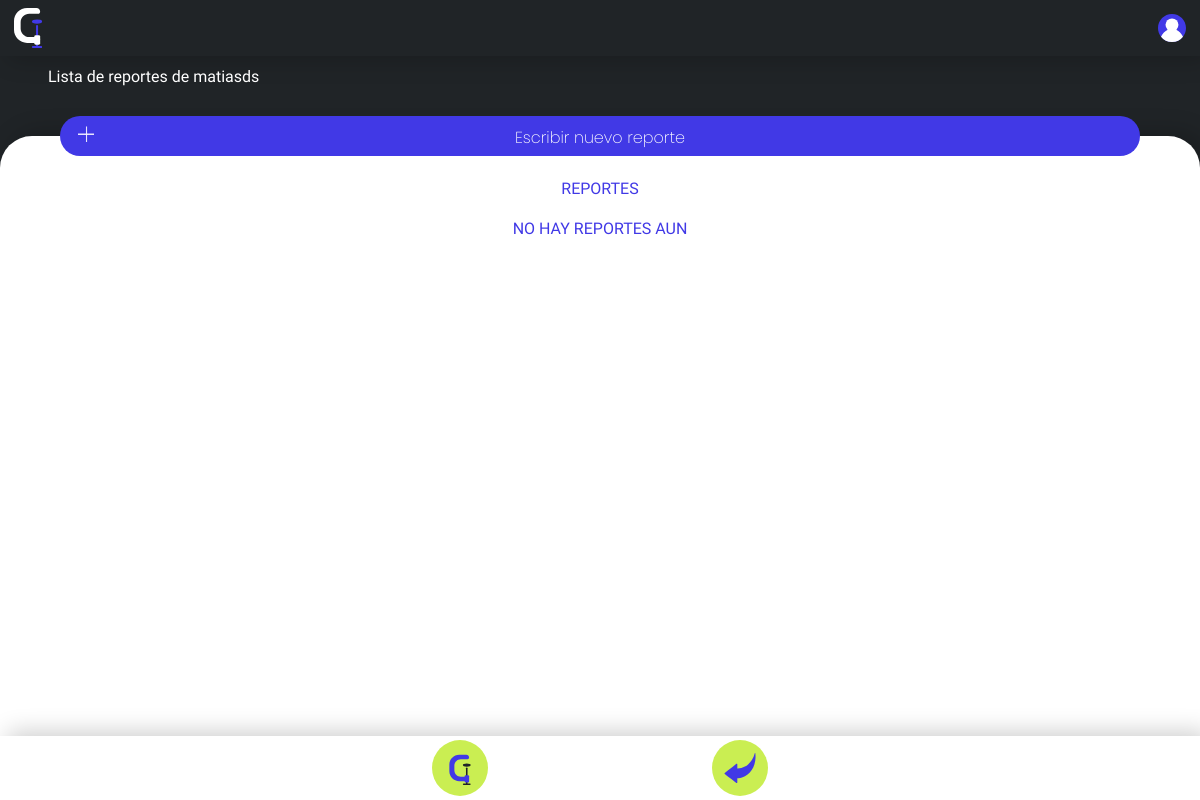
The page /reportes.php (signed in) on the database as committed earlier.
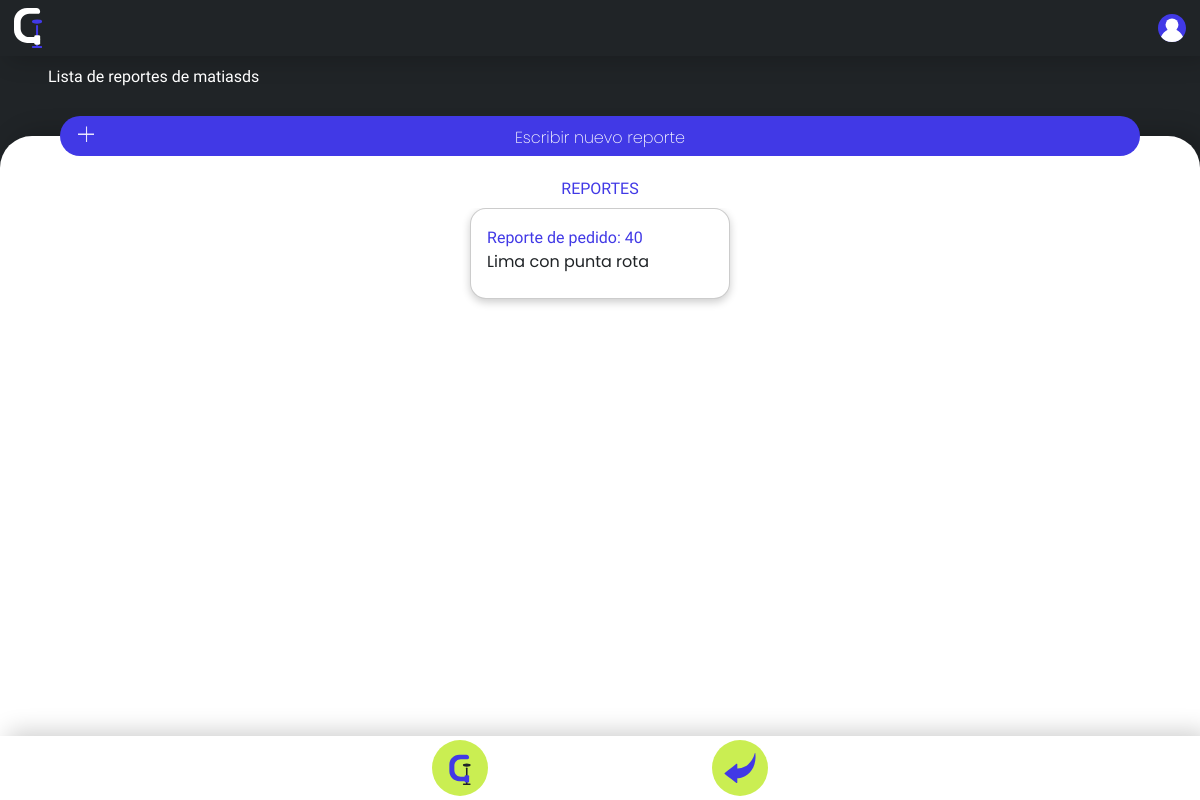
The same page on the database as committed later.
### tables this page shows
CREATE TABLE `reportes` (
  `id` int(11) NOT NULL,
  `id_usuario` int(11) NOT NULL,
  `id_pedido` int(11) NOT NULL,
  `observaciones` varchar(200) NOT NULL
);

### reportes.php (the view, shortened to what this page needs)
<?php
include "./codigophp/conexionbs.php";
function mostrarReportesSegunCargo() {
    if ($_SESSION['cargo'] == 'panolero') {
        return true;
    } elseif ($_SESSION['cargo'] == 'encargado_panol') {
        return false;
    }
    return null;
}
?>
<!DOCTYPE html>
<html lang="es">
<head>
    <link rel="stylesheet" href="estiloscss/styles.css">
    <link rel="stylesheet" href="estiloscss/imagenes.css">
    <link rel="stylesheet" href="estiloscss/animaciones.css">
</head>
<body>
    <div id="pagina">
        <div id="header">
           <a href="inicio.php" class="imagen"><?php incrustarSVG("imagenes/SVG/logo"); ?></a>
           <button class="imagen" id="user"><?php incrustarSVG("imagenes/SVG/user"); ?></button>
        </div>
        <div id="subheader">
            <h1>Lista de reportes de <?php echo htmlspecialchars($_SESSION['username']); ?></h1>
            <p></p>
        </div>
        <div id="contenido">
            <button class="barra" onclick="window.location = './formularioreportes.php'">
                <div class="mas"></div>
                    <div>Escribir nuevo reporte</div>
            </button>
            <div class="contenido2">
                <div class="con3" id="inicio">
                <h1>REPORTES</h1>
                    <div class="scroll-y" id="scroll" style="height: 100%;">
                        <div class="conscroll-y">
                            <?php
                                $mostrarTodos = mostrarReportesSegunCargo();
                                if ($mostrarTodos === true) {
                                    $sql = "SELECT reportes.*, usuarios.nombre_completo
                                            FROM reportes
                                            JOIN usuarios ON reportes.id_usuario = usuarios.id_usuario";
                                    $stmt = $conn->prepare($sql);
                                } elseif ($mostrarTodos === false) {
                                    $sql = "SELECT reportes.*, usuarios.nombre_completo
                                            FROM reportes
                                            JOIN usuarios ON reportes.id_usuario = usuarios.id_usuario
                                            WHERE reportes.id_usuario = ?";
                                    $stmt = $conn->prepare($sql);
                                    $stmt->bind_param("s", $_SESSION['id_usuario']);
                                }
                                if ($mostrarTodos !== null) {
                                    $stmt->execute();
                                    $result = $stmt->get_result();
                                    if ($result->num_rows > 0) {
                                        while ($row = $result->fetch_assoc()) {
                                            echo '<div class="rectangulo4">';
                                            echo '<h1>Reporte de pedido: ' . htmlspecialchars($row["id_pedido"]) . '</h1>';
                                            echo '<p>' . htmlspecialchars($row["observaciones"]) . '</p>';
                                            echo '</div>';
                                        }
                                    } else {
                                        echo "<h1>NO HAY REPORTES AUN</h1>";
                                    }
                                } else {
                                    echo "<h1>No tienes permiso para ver reportes.</h1>";
                                }
                            ?>
                        </div>
                    </div>
                </div>
            </div>
        </div>
        <div id="footer">
            <a href="pedidos.php" class="i imagen centro">Herramientas<?php incrustarSVG("imagenes/SVG/botonlogo"); ?></a>
            <a href="inicio.php" class="i imagen derecha">Volver al inicio<?php incrustarSVG("imagenes/SVG/flecha"); ?></a>
        </div>
    </div>
</body>
</html>

Rows that differ between the two databases and show on the page:
added reportes: id_pedido "40", observaciones "Lima con punta rota"
Other text that changed with them:
text no longer shown: "NO HAY REPORTES AUN"
